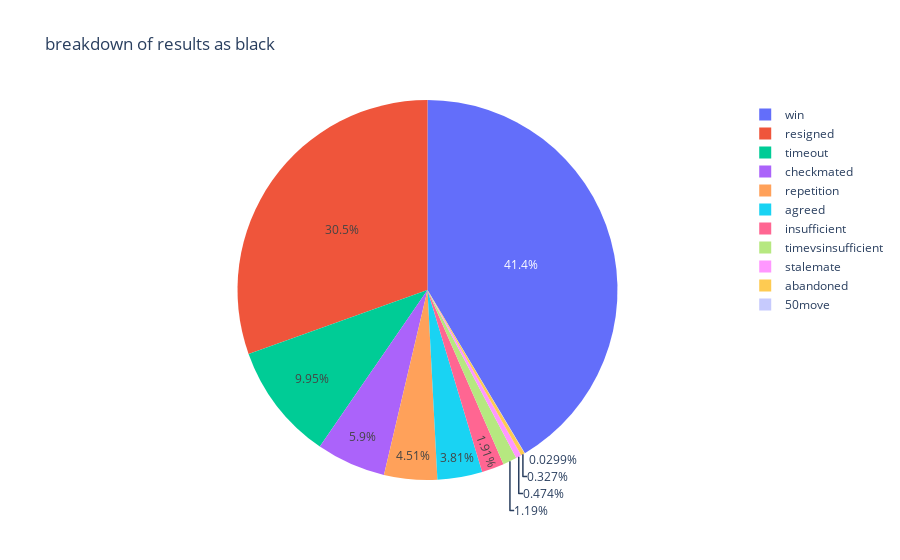

The notebook cell this image was saved under:
### Code cell
px.pie(black_results,values='count', names='result_black', title='breakdown of results as black')

### Figure 1 — Plotly figure (JSON) as saved in the notebook; plotly's stock layout.template omitted (floating-point values rounded to 4 significant figures)
{"data": [{"domain": {"x": [0, 1], "y": [0, 1]}, "hovertemplate": "result_black=%{label}<br>count=%{value}<extra></extra>", "labels": ["stalemate", "50move", "insufficient", "agreed", "timeout", "timevsinsufficient", "resigned", "win", "repetition", "abandoned", "checkmated"], "legendgroup": "", "name": "", "showlegend": true, "type": "pie", "values": [254, 16, 1021, 2044, 5333, 635, 16323, 22203, 2418, 175, 3164]}], "layout": {"legend": {"tracegroupgap": 0}, "title": {"text": "breakdown of results as black"}}}
